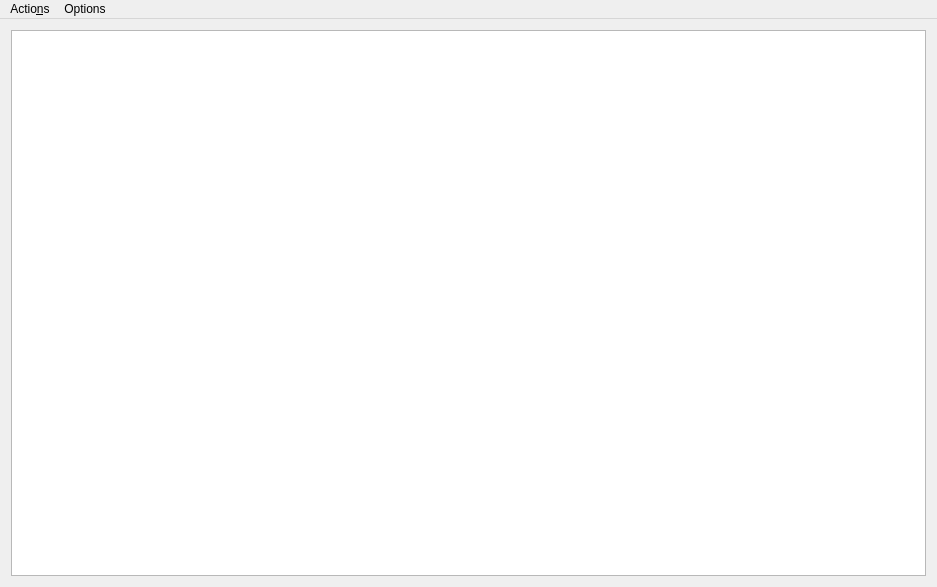
<?xml version="1.0" encoding="UTF-8"?>
<ui version="4.0">
 <class>MainWindow</class>
 <widget class="QMainWindow" name="MainWindow">
  <property name="geometry">
   <rect>
    <x>0</x>
    <y>0</y>
    <width>937</width>
    <height>587</height>
   </rect>
  </property>
  <property name="windowTitle">
   <string>LumberLog</string>
  </property>
  <widget class="QWidget" name="centralWidget">
   <layout class="QHBoxLayout" name="horizontalLayout">
    <item>
     <widget class="QPlainTextEdit" name="pteLog">
      <property name="font">
       <font>
        <family>Courier 10 Pitch</family>
        <pointsize>11</pointsize>
       </font>
      </property>
      <property name="readOnly">
       <bool>true</bool>
      </property>
     </widget>
    </item>
   </layout>
  </widget>
  <widget class="QMenuBar" name="menuBar">
   <property name="geometry">
    <rect>
     <x>0</x>
     <y>0</y>
     <width>937</width>
     <height>30</height>
    </rect>
   </property>
   <widget class="QMenu" name="menuClear">
    <property name="title">
     <string>Actio&amp;ns</string>
    </property>
    <addaction name="actionClear"/>
   </widget>
   <widget class="QMenu" name="menuOptions">
    <property name="title">
     <string>Options</string>
    </property>
    <addaction name="actionIgnore_linefeeds"/>
    <addaction name="actionTimestamps"/>
   </widget>
   <addaction name="menuClear"/>
   <addaction name="menuOptions"/>
  </widget>
  <action name="actionClear">
   <property name="text">
    <string>&amp;Clear</string>
   </property>
   <property name="shortcut">
    <string>Ctrl+N</string>
   </property>
  </action>
  <action name="actionIgnore_linefeeds">
   <property name="checkable">
    <bool>true</bool>
   </property>
   <property name="text">
    <string>&amp;Ignore linefeeds</string>
   </property>
  </action>
  <action name="actionTimestamps">
   <property name="checkable">
    <bool>true</bool>
   </property>
   <property name="text">
    <string>&amp;Timestamps</string>
   </property>
  </action>
 </widget>
 <layoutdefault spacing="6" margin="11"/>
 <resources/>
 <connections/>
</ui>
